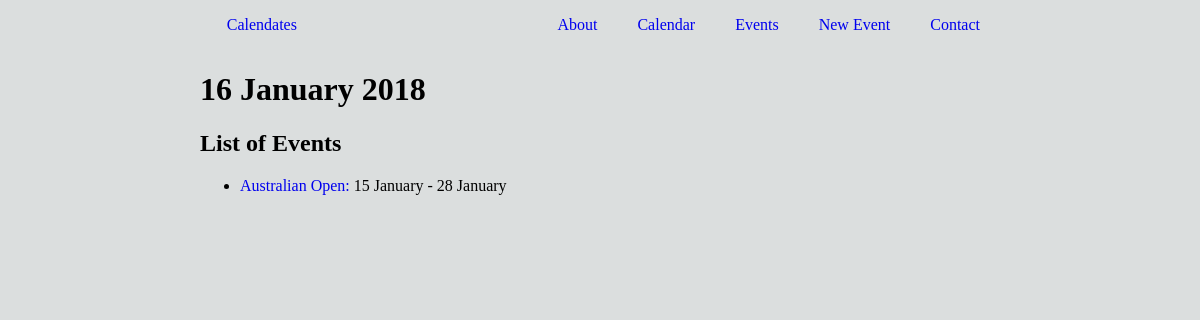
Page /calendates/2018/1/16/ on the committed database.
### database_setup.py (models this page shows, shortened)
class Date(db.Model):
	__tablename__ = 'date'
	id = db.Column(db.Integer, primary_key=True)
	year = db.Column(db.Integer) #?? nullable since some events may not know exact date yet
	month = db.Column(db.Integer)
	month_name = db.Column(db.String(9))
	date = db.Column(db.Integer)
	day = db.Column(db.String(8))

class Event(db.Model):
	__tablename__ = 'event'
	id = db.Column(db.Integer, primary_key=True)
	name = db.Column(db.String(100), nullable=False)
	description = db.Column(db.String(1000))
	country = db.Column(db.String(50))
	city = db.Column(db.String(50))
	locality = db.Column(db.String(50))
	url = db.Column(db.String(500))
	youtube = db.Column(db.String(50))
	dates = db.relationship('Date', secondary=events_dates, order_by=Date.id, lazy='subquery', backref=db.backref('events'))

### project.py (the view)
@app.route('/calendates/<int:year>/<int:month>/<int:date>/', methods=['GET'])
def date(year, month, date):
	date = Date.query.filter_by(year=year, month=month, date=date).one()
	events = Event.query.filter(Event.dates.contains(date)).all()
	return render_template('date.html', date=date, events=events)

### templates/date.html (shortened to what this page needs)
{% extends "layout.html" %}
{% block head %}
	{{ super() }}
{% endblock %}
{% block heading %}{{date.date}} {{date.month_name}} {{date.year}}{% endblock %}
{% block main %}
	<h2>List of Events</h2>
	<ul>
		{% for event in events %}
		<li><a href="{{url_for('eventInfo', event_id=event.id)}}">{{event.name}}:</a>
			{{event.dates[0].date}} {{event.dates[0].month_name}}
			{% if event.dates[1] %}
			 - {{event.dates[-1].date}} {{event.dates[-1].month_name}}
			{% endif %}
		</li>
		{% endfor %}
	</ul>
{% endblock %}

### static/style.css (style rules this page uses)
html, body { margin: 0; padding: 0; background-color: #DBDEDE; }
a { text-decoration: none; }

### rows in the picture
Date: date "16", month_name "January", year "2018"
Event: name "Australian Open", date "15", month_name "January", date "28"
